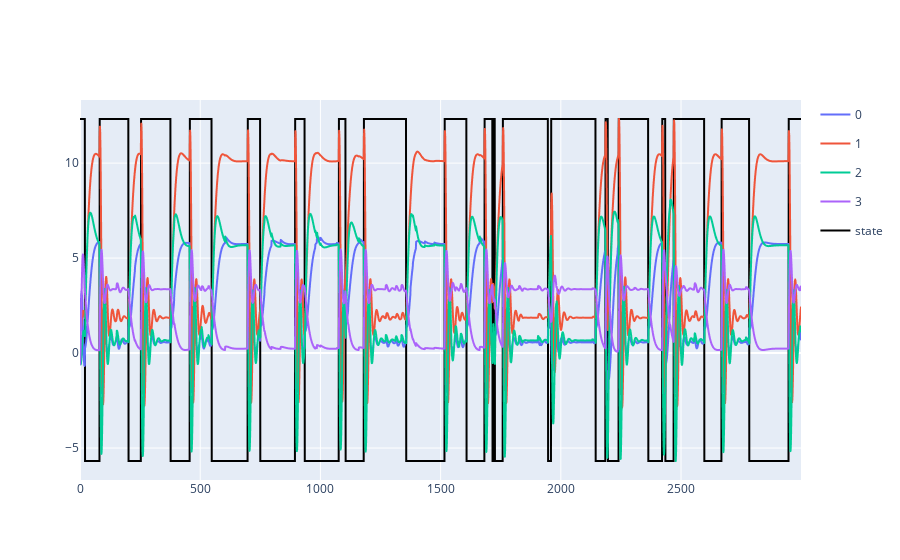

Notebook code for this chart:
### Code cell
util.plotting(X.T, plot_states=True, states=states)

### Figure 1 — Plotly figure (JSON) as saved in the notebook; plotly's stock layout.template omitted (floating-point values rounded to 4 significant figures; data arrays with more than 128 entries replaced by an {"elided": "..."} marker saying what was removed)
{"data": [{"hovertemplate": "variable=0<br>index=%{x}<br>value=%{y}<extra></extra>", "legendgroup": "0", "line": {"color": "#636efa", "dash": "solid"}, "marker": {"symbol": "circle"}, "mode": "lines", "name": "0", "showlegend": true, "type": "scattergl", "x": {"elided": "3000 int values"}, "xaxis": "x", "y": {"elided": "3000 float values"}, "yaxis": "y"}, {"hovertemplate": "variable=1<br>index=%{x}<br>value=%{y}<extra></extra>", "legendgroup": "1", "line": {"color": "#EF553B", "dash": "solid"}, "marker": {"symbol": "circle"}, "mode": "lines", "name": "1", "showlegend": true, "type": "scattergl", "x": {"elided": "3000 int values"}, "xaxis": "x", "y": {"elided": "3000 float values"}, "yaxis": "y"}, {"hovertemplate": "variable=2<br>index=%{x}<br>value=%{y}<extra></extra>", "legendgroup": "2", "line": {"color": "#00cc96", "dash": "solid"}, "marker": {"symbol": "circle"}, "mode": "lines", "name": "2", "showlegend": true, "type": "scattergl", "x": {"elided": "3000 int values"}, "xaxis": "x", "y": {"elided": "3000 float values"}, "yaxis": "y"}, {"hovertemplate": "variable=3<br>index=%{x}<br>value=%{y}<extra></extra>", "legendgroup": "3", "line": {"color": "#ab63fa", "dash": "solid"}, "marker": {"symbol": "circle"}, "mode": "lines", "name": "3", "showlegend": true, "type": "scattergl", "x": {"elided": "3000 int values"}, "xaxis": "x", "y": {"elided": "3000 float values"}, "yaxis": "y"}, {"line": {"color": "black", "width": 2}, "mode": "lines", "name": "state", "type": "scatter", "x": {"elided": "3000 int values"}, "y": {"elided": "3000 float values"}}], "layout": {"title": {}}}
